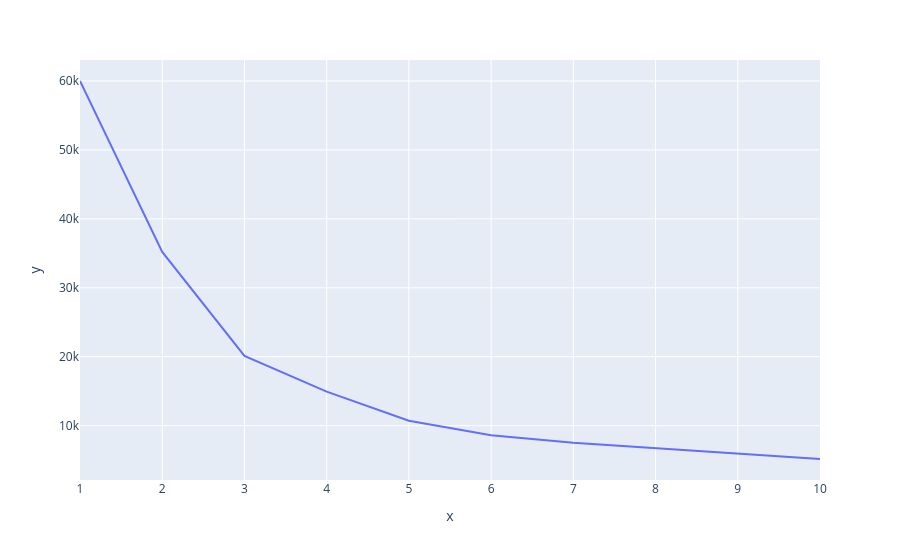

Notebook code cell kept with this figure:
### Code cell
grafico = px.line(x=range(1, 11), y=wcss)
grafico.show()

### Figure 1 — Plotly figure (JSON) as saved in the notebook; plotly's stock layout.template omitted (floating-point values rounded to 4 significant figures)
{"data": [{"hovertemplate": "x=%{x}<br>y=%{y}<extra></extra>", "legendgroup": "", "line": {"color": "#636efa", "dash": "solid"}, "marker": {"symbol": "circle"}, "mode": "lines", "name": "", "orientation": "v", "showlegend": false, "type": "scatter", "x": [1, 2, 3, 4, 5, 6, 7, 8, 9, 10], "xaxis": "x", "y": [60000.0, 35200.0, 20130.0, 14940.0, 10710.0, 8604.0, 7527.0, 6737.0, 5865.0, 5163.0], "yaxis": "y"}], "layout": {"legend": {"tracegroupgap": 0}, "margin": {"t": 60}, "xaxis": {"anchor": "y", "domain": [0, 1], "title": {"text": "x"}}, "yaxis": {"anchor": "x", "domain": [0, 1], "title": {"text": "y"}}}}
